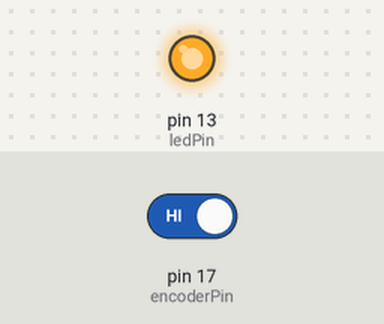
This sketch was run on a simulated Arduino Uno, built with avr-gcc and run on an emulated ATmega328P. Shown: output pins drawn as LEDs (lit = HIGH). The inputs (shaded band) are chosen by the test bench; at power-on: pin 17 (encoderPin) HIGH.

Above: at 1.2 s.
1.3 s: pin 17 (encoderPin) driven LOW
At 2.5 s:
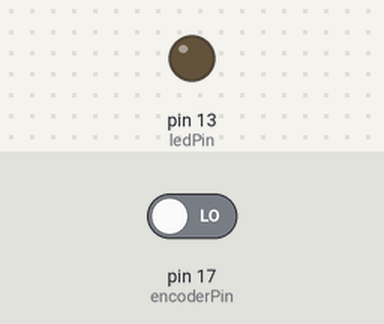
2.8 s: pin 17 (encoderPin) driven HIGH
At 3.8 s:
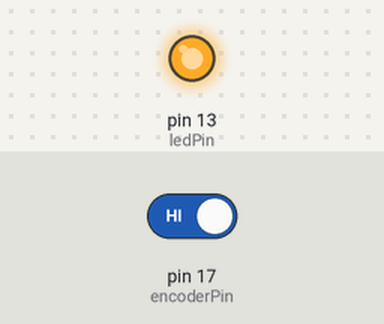
Timing chart, 0 to 5.8 s (numbered marks = the images above; inputs shaded):
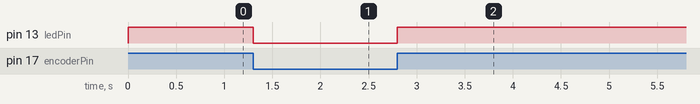

The sketch:

Encoder.ino
```cpp
/*
 * Encoder - Photo Transistor
 */

int encoderPin = 17;
int ledPin = 13;

void setup()
{
  pinMode(encoderPin, INPUT);
  pinMode(ledPin, OUTPUT);
}

void loop()
{
  digitalWrite(ledPin, digitalRead(encoderPin));
}
```

Measured:
- after the input at 1.3 s, pin 13 (ledPin): HIGH → LOW at once
- after the input at 2.8 s, pin 13 (ledPin): LOW → HIGH at once
